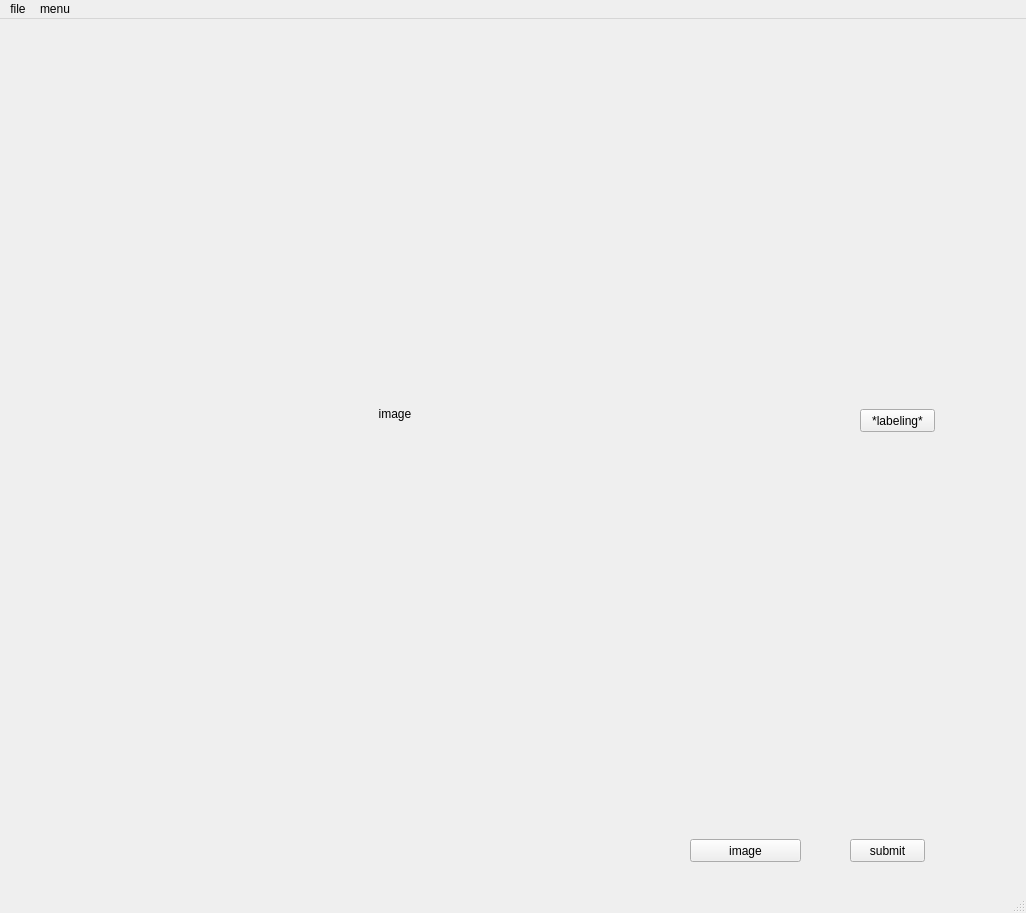
<?xml version="1.0" encoding="UTF-8"?>
<ui version="4.0">
 <class>Auto_labeling</class>
 <widget class="QMainWindow" name="Auto_labeling">
  <property name="geometry">
   <rect>
    <x>0</x>
    <y>0</y>
    <width>1026</width>
    <height>913</height>
   </rect>
  </property>
  <property name="windowTitle">
   <string>Auto_Labeling</string>
  </property>
  <property name="iconSize">
   <size>
    <width>24</width>
    <height>24</height>
   </size>
  </property>
  <widget class="QWidget" name="centralwidget">
   <widget class="QPushButton" name="btn1">
    <property name="geometry">
     <rect>
      <x>690</x>
      <y>820</y>
      <width>111</width>
      <height>23</height>
     </rect>
    </property>
    <property name="text">
     <string>image</string>
    </property>
   </widget>
   <widget class="QPushButton" name="btn2">
    <property name="geometry">
     <rect>
      <x>850</x>
      <y>820</y>
      <width>75</width>
      <height>23</height>
     </rect>
    </property>
    <property name="text">
     <string>submit</string>
    </property>
   </widget>
   <widget class="QLabel" name="label">
    <property name="geometry">
     <rect>
      <x>20</x>
      <y>20</y>
      <width>750</width>
      <height>750</height>
     </rect>
    </property>
    <property name="text">
     <string>image</string>
    </property>
    <property name="alignment">
     <set>Qt::AlignCenter</set>
    </property>
   </widget>
   <widget class="QPushButton" name="btn3">
    <property name="geometry">
     <rect>
      <x>860</x>
      <y>390</y>
      <width>75</width>
      <height>23</height>
     </rect>
    </property>
    <property name="text">
     <string>*labeling*</string>
    </property>
   </widget>
  </widget>
  <widget class="QMenuBar" name="menubar">
   <property name="geometry">
    <rect>
     <x>0</x>
     <y>0</y>
     <width>1026</width>
     <height>21</height>
    </rect>
   </property>
   <widget class="QMenu" name="menumenu">
    <property name="title">
     <string>menu</string>
    </property>
    <addaction name="action1"/>
    <addaction name="action2"/>
   </widget>
   <widget class="QMenu" name="menuopen">
    <property name="title">
     <string>file</string>
    </property>
    <addaction name="openfilemenubar"/>
    <addaction name="separator"/>
    <addaction name="actionsave_2"/>
    <addaction name="separator"/>
    <addaction name="actionexit"/>
   </widget>
   <addaction name="menuopen"/>
   <addaction name="menumenu"/>
  </widget>
  <widget class="QStatusBar" name="statusbar"/>
  <action name="action1">
   <property name="text">
    <string>1.</string>
   </property>
  </action>
  <action name="action2">
   <property name="text">
    <string>2.</string>
   </property>
  </action>
  <action name="actionfile">
   <property name="text">
    <string>file</string>
   </property>
  </action>
  <action name="actionsave">
   <property name="text">
    <string>save</string>
   </property>
  </action>
  <action name="openfilemenubar">
   <property name="text">
    <string>open</string>
   </property>
  </action>
  <action name="actionsave_2">
   <property name="text">
    <string>save</string>
   </property>
  </action>
  <action name="actionexit">
   <property name="text">
    <string>exit</string>
   </property>
  </action>
 </widget>
 <resources/>
 <connections/>
</ui>
